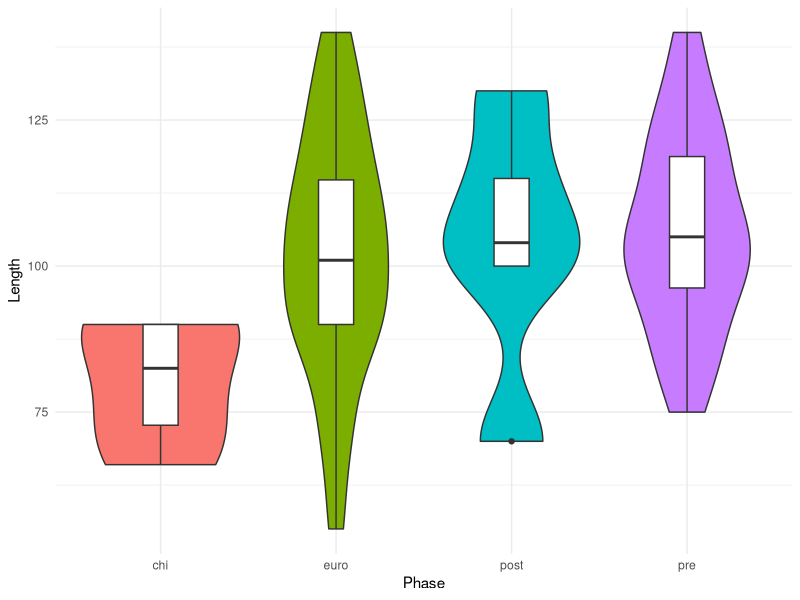
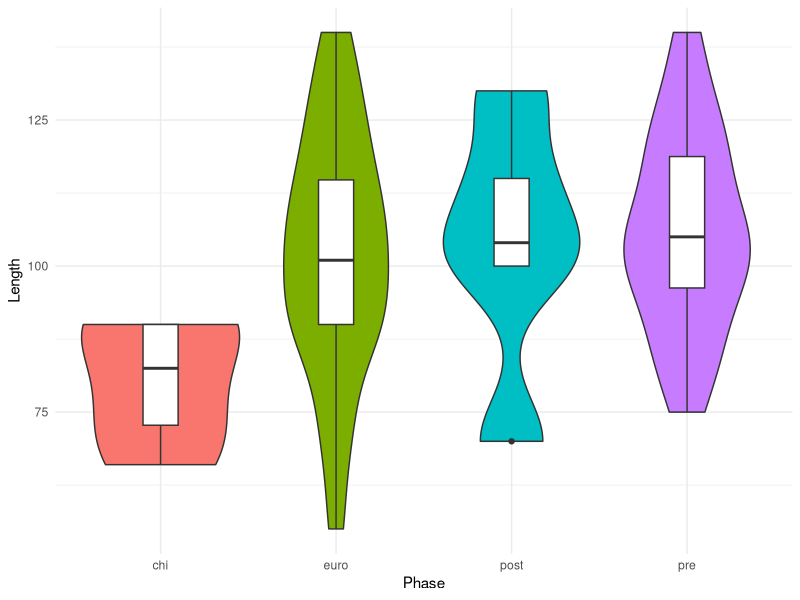
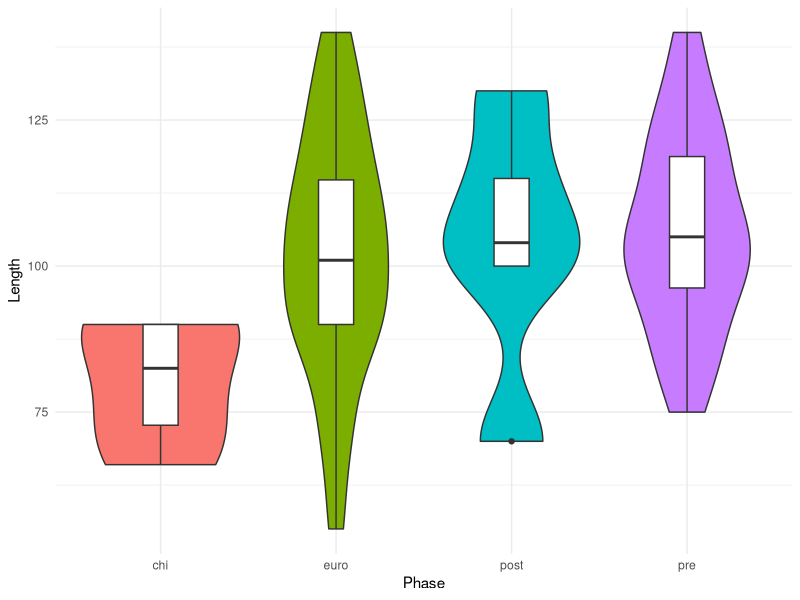

Write R code to recreate these figures, in order.
## ---- chunk 1
#| label: setup-quarto
#| include: false
library(here)
library(dplyr)
library(ggplot2)
library(broom)

mortuary_data <- readr::read_csv(here("data/mortuary_clean.csv"))
## ---- chunk 2
#| echo: fenced

# R code goes in between the fences ```
## ---- chunk 3
mortuary_data |>
  mutate(Area = Length * Width) |>
  group_by(Phase) |>
  summarise(
    mean = mean(Area, na.rm = T),
    sd = sd(Area, na.rm = T)
  ) |>
  arrange(desc(mean))
## ---- chunk 4
#| echo: fenced
mortuary_data |>
  group_by(Phase) |>
  summarise(
    mean = mean(Length, na.rm = T),
    sd = sd(Length, na.rm = T)
  ) |>
  arrange(desc(mean)) |>
  knitr::kable() # that's it. no need for arguments at the moment
## ---- chunk 5
#| echo: fenced
mortuary_data |>
  filter(Phase != "disturbed") |>
  ggplot(aes(x = Phase, y = Length)) +
    geom_violin(aes(fill = Phase)) +
    geom_boxplot(width = 0.2) +
    theme_minimal() +
    theme(legend.position = "none")
## ---- chunk 6
#| echo: fenced
#| warning: false
mortuary_data |>
  filter(Phase != "disturbed") |>
  ggplot(aes(x = Phase, y = Length)) +
    geom_violin(aes(fill = Phase)) +
    geom_boxplot(width = 0.2) +
    theme_minimal() +
    theme(legend.position = "none")
## ---- chunk 7
#| echo: fenced
#| label: fig-length-box
#| warning: false
mortuary_data |>
  filter(Phase != "disturbed") |>
  ggplot(aes(x = Phase, y = Length)) +
    geom_violin(aes(fill = Phase)) +
    geom_boxplot(width = 0.2) +
    theme_minimal() +
    theme(legend.position = "none")
## ---- chunk 8
#| echo: fenced
#| label: tbl-length-phase
#| tbl-cap: "This is a table."
mortuary_data |>
  group_by(Phase) |>
  summarise(
    mean = mean(Length, na.rm = T),
    sd = sd(Length, na.rm = T)
  ) |>
  arrange(desc(mean)) |>
  knitr::kable() # that's it. no need for arguments at the moment
